Frame 1 (no input): blank canvas, image omitted
Frame 60 (no input): blank canvas, image omitted
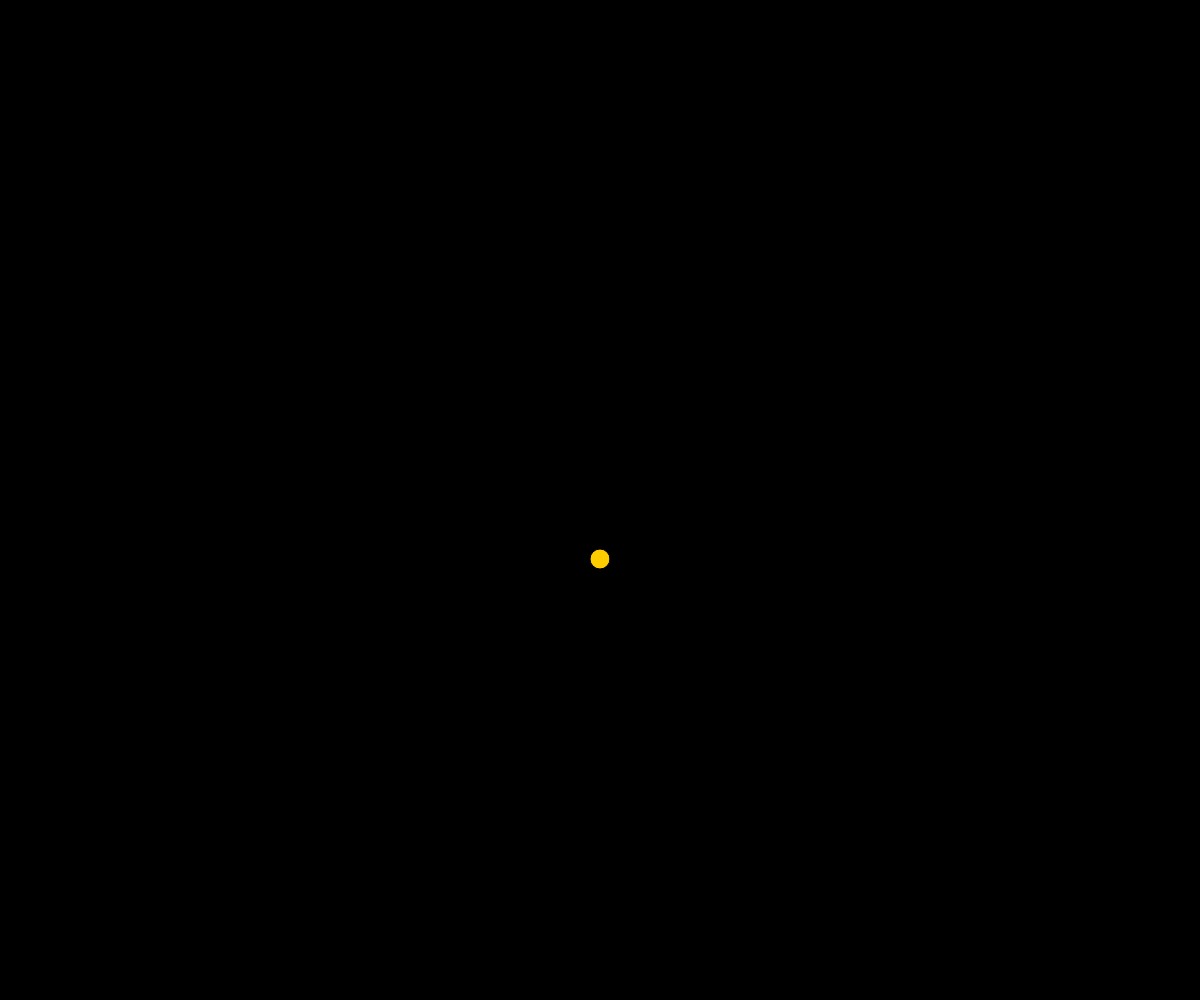
Frame 120 (the mouse pressed at the canvas centre since frame 60)

The p5.js sketch whose frames 1 and 60 were blank and that drew this single picture after the mouse press (run headless with seeded random() and noise() and a simulated clock; from frame 60 on, the mouse is pressed at the canvas centre):

// p5.js sketch
// ── sketch.js
var x = [];
var y = [];
var i = 0;
var c;

function setup () {
  createCanvas (windowWidth, windowHeight);
  c = color(255,204,0);
}

function draw (){
  background (0);
    for (var i = 0; i < x.length; i++) {
    ellipse (x[i], y[i], 20,20);
    y[i]++;
  }
}

function mousePressed (){
  fill (c);
  x.push(mouseX);
  y.push(mouseY);
}
